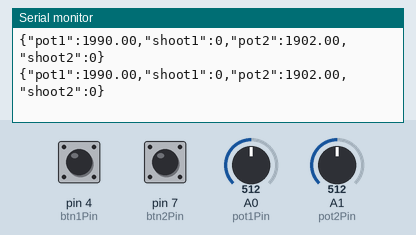
This sketch was run on a simulated Arduino Uno, built with avr-gcc and run on an emulated ATmega328P. Shown: the last lines printed to the serial monitor. Inputs (shaded band) come from the test bench; at power-on: A1 (pot2Pin) = 512, A0 (pot1Pin) = 512, pin 4 (btn1Pin) HIGH, pin 7 (btn2Pin) HIGH.

Above: at 1.2 s.
1.3 s: A1 (pot2Pin) set to 701
At 1.38 s:
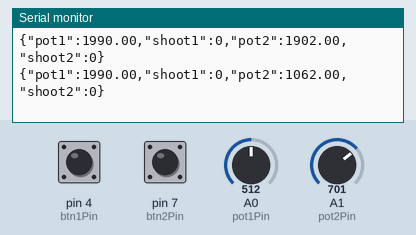
4.3 s: A1 (pot2Pin) set to 732
At 4.3 s:
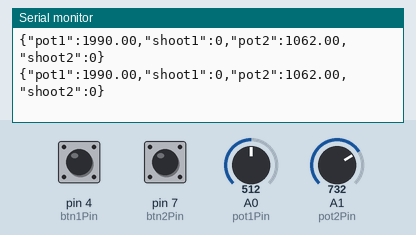
7.3 s: A0 (pot1Pin) set to 716
At 7.34 s:
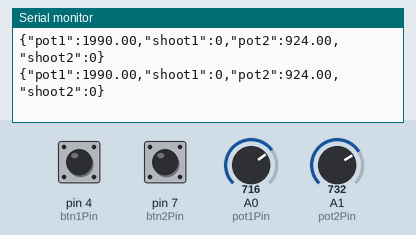
10.3 s: A0 (pot1Pin) set to 733
At 18.86 s:
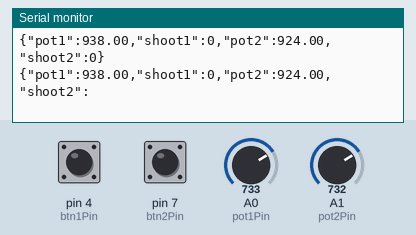
Timing chart, 0 to 18.9 s (numbered marks = the images above; inputs shaded):
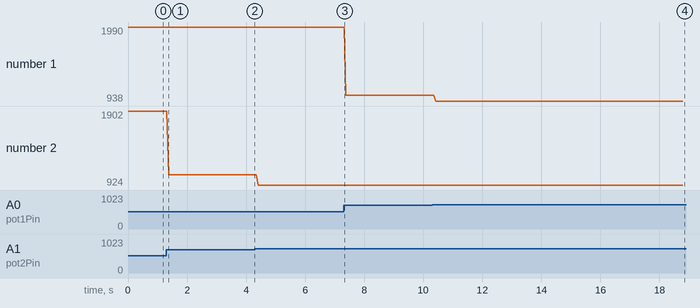

Measured:
- the behaviour switches between 720 and 721 on A0 (pot1Pin) (found by bisection; images 3 and 4)
- after the input at 1.3 s, the serial monitor: prints a new line after 0.07 s (image 1)
- after the input at 10.3 s, the serial monitor: prints a new line after 0.12 s (image 4)
- plotted number 1: 1990 → 1019 after the input at 7.3 s, 1019 → 938 after the input at 10.3 s
- plotted number 2: 1902 → 1062 after the input at 1.3 s, 1062 → 924 after the input at 4.3 s

The sketch:

AnalogInput.ino
```cpp
#include <EasyButton.h>

// on cree toutes les variables


int pot1Pin = 0;
int pot1 = 0;  // variable to store the value coming from the sensor
float pot1Mapped = 0;

int pot2Pin = 1;
int pot2 = 0;  // variable to store the value coming from the sensor
float pot2Mapped = 0;


int btn1Pin = 4;
EasyButton button1(btn1Pin);

int btn2Pin = 7;
EasyButton button2(btn2Pin);

int btn1 = 0;
int btn1old = 0;
int shoot1 = 0;

int btn2 = 0;
int btn2old = 0;
int shoot2 = 0;


void setup() {
  // declare the ledPin as an OUTPUT:
  pinMode(pot1Pin, INPUT);
  pinMode(pot2Pin, INPUT);
  Serial.begin(9600);
  button1.begin();
  button2.begin();
}

void loop() {


  // on map les valeurs car le controleur n'utilise pas toute la course des potentiometres
  pot1 = analogRead(pot1Pin);
  pot1Mapped = map(pot1, 930, 720, 0, 1000);

  pot2 = analogRead(pot2Pin);
  pot2Mapped = map(pot2,940, 715, 0, 1000);

  btn1old = btn1;
  btn1 = button1.read();
  if (btn1old == !btn1) {
    shoot1 = 1;
  } else {
    shoot1 = 0;
  }


  btn2old = btn2;
  btn2 = button2.read();
  if (btn2old == !btn2) {
    shoot2 = 1;
  } else {
    shoot2 = 0;
  }

/*Serial.print("btn2old = ");
Serial.print(btn2old);
Serial.print("; btn2 = ");
Serial.println(btn2);*/


  /* Serial.print("btn1old = ");
    Serial.print(btn1old);
    Serial.print("; btn1 = ");
    Serial.print(btn1);
    Serial.print("; shoot1 = ");
    Serial.print(shoot1);
    Serial.println(";");
  */

 // Serial.println(pot1);

  String json;

  //json = " {\"controle\":{\"pot1\":";
  json =        "{\"pot1\":";
  json = json + pot1Mapped;
  json = json + ",\"shoot1\":";
  json = json + shoot1;
  json = json + ",\"pot2\":";
  json = json + pot2Mapped;
  json = json + ",\"shoot2\":";
  json = json + shoot2;
  /*json = json + ",\"pot5\":";
    json = json + val5;
    json = json + ",\"pot6\":";
    json = json + val6;
    json = json + ",\"bouton1\":";
    json = json + b1;
    json = json + ",\"bouton2\":";
    json = json + b2;
    json = json + ",\"bouton3\":";
    json = json + b3; */
  json = json + "}";

  Serial.println(json);


  // stop the program for for <sensorValue> milliseconds:

}
```
